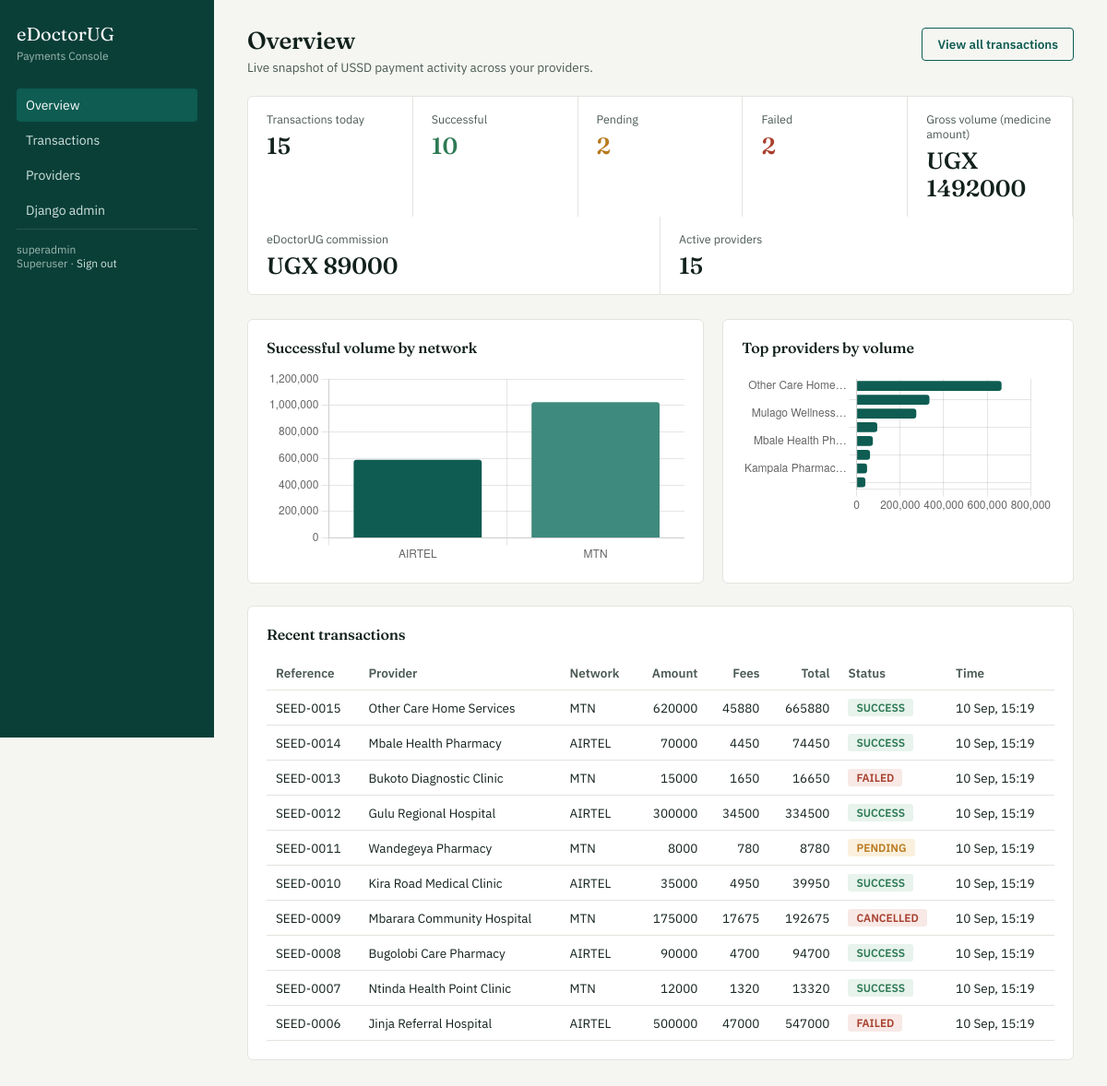
/api/ussd/ (signed in), run on the app's committed database.
### dashboard/models.py (models this page shows, shortened)
class Transaction(models.Model):
    reference_id = models.UUIDField(
        default=uuid.uuid4,
        editable=False,
        unique=True
    )
    payment_external_reference = models.CharField(
        max_length=64,
        unique=True
    )
    provider = models.ForeignKey(
        Provider,
        on_delete=models.PROTECT,
        related_name="transactions"
    )
    msisdn = models.CharField(max_length=15)
    network = models.CharField(
        max_length=10,
        choices=Network.choices
    )
    amount = models.DecimalField(
        max_digits=12,
        decimal_places=2,
        validators=[
            MinValueValidator(Decimal("1"))
        ],
        help_text=(
            "Medicine/item amount entered by customer, "
            "before fees."
        )
    )
    mm_fee = models.DecimalField(
        max_digits=10,
        decimal_places=2,
        default=Decimal("0.00")
    )
    edoctor_commission = models.DecimalField(
        max_digits=10,
        decimal_places=2,
        default=Decimal("0.00")
    )
    total_payable = models.DecimalField(
        max_digits=12,
        decimal_places=2
    )
    currency = models.CharField(
        max_length=3,
        default="UGX"
    )
    status = models.CharField(
        max_length=10,
        choices=TransactionStatus.choices,
        default=TransactionStatus.PENDING
    )
    payment_confirmation_reference = models.CharField(
        max_length=64,
        blank=True,
        null=True
    )
    settlement_status = models.CharField(
        max_length=15,
        choices=SettlementStatus.choices,
        default=SettlementStatus.PENDING
    )
    raw_callout_request = JSONTextField(
        blank=True,
        null=True,
        help_text="Raw mobile-money callout request stored as JSON text."
    )
    raw_ipn_payload = JSONTextField(
        blank=True,
        null=True,
        help_text="Raw IPN payload stored as JSON text."
    )
    created_at = models.DateTimeField(
        auto_now_add=True
    )
    updated_at = models.DateTimeField(
        auto_now=True
    )
    class Meta:
        ordering = ["-created_at"]
        indexes = [
            models.Index(fields=["status"]),
            models.Index(fields=["network"]),
            models.Index(fields=["created_at"]),
        ]

class Provider(models.Model):
    merchant_code = models.CharField(
        max_length=20,
        unique=True,
        db_index=True
    )
    name = models.CharField(max_length=255)
    category = models.CharField(
        max_length=20,
        choices=ProviderCategory.choices
    )
    mobile_number = models.CharField(
        max_length=15,
        help_text="Registered mobile-money number, e.g. 256772123456"
    )
    network = models.CharField(
        max_length=10,
        choices=Network.choices
    )
    merchant_type = models.CharField(
        max_length=15,
        choices=MerchantType.choices,
        default=MerchantType.INDIVIDUAL,
        help_text="Only relevant for MTN fee-band lookup."
    )
    commission_type = models.CharField(
        max_length=10,
        choices=CommissionType.choices,
        default=CommissionType.PERCENT
    )
    commission_value = models.DecimalField(
        max_digits=10,
        decimal_places=2,
        default=Decimal("0.00"),
        help_text=(
            "eDoctorUG's own commission: either UGX flat amount "
            "or percent, per commission_type."
        )
    )
    is_active = models.BooleanField(default=True)
    managed_by = models.ForeignKey(
        settings.AUTH_USER_MODEL,
        null=True,
        blank=True,
        on_delete=models.SET_NULL,
        related_name="providers",
        help_text=(
            "Admin user who manages this provider in the dashboard "
            "(for scoping non-superuser access)."
        )
    )
    created_at = models.DateTimeField(auto_now_add=True)
    updated_at = models.DateTimeField(auto_now=True)
    class Meta:
        ordering = ["name"]

### dashboard/views.py (the view)
class DashboardHomeView(StaffRequiredMixin, RoleScopedQuerysetMixin, TemplateView):
    template_name = "dashboard/home.html"
    def get_context_data(self, **kwargs):
        ctx = super().get_context_data(**kwargs)
        txns = self.scoped_transactions()
        today = timezone.localdate()
        successful = txns.filter(status=TransactionStatus.SUCCESS)
        ctx["kpi"] = {
            "total_transactions": txns.count(),
            "successful_transactions": successful.count(),
            "pending_transactions": txns.filter(status=TransactionStatus.PENDING).count(),
            "failed_transactions": txns.filter(status=TransactionStatus.FAILED).count(),
            "gross_volume": successful.aggregate(v=Sum("amount"))["v"] or Decimal("0"),
            "mm_fees": successful.aggregate(v=Sum("mm_fee"))["v"] or Decimal("0"),
            "edoctor_commission": successful.aggregate(v=Sum("edoctor_commission"))["v"] or Decimal("0"),
            "total_collected": successful.aggregate(v=Sum("total_payable"))["v"] or Decimal("0"),
            "today_transactions": txns.filter(created_at__date=today).count(),
            "active_providers": self.scoped_providers().filter(is_active=True).count(),
        }
        ctx["by_network"] = list(
            successful.values("network").annotate(count=Count("id"), volume=Sum("total_payable"))
        )
        ctx["by_provider"] = list(
            successful.values("provider__name").annotate(count=Count("id"), volume=Sum("total_payable"))
            .order_by("-volume")[:8]
        )
        ctx["recent_transactions"] = txns.order_by("-created_at")[:10]
        return ctx

### dashboard/models.py (called while the page is built)
    def from_db_value(self, value, expression, connection):
        if value is None or value == "":
            return None
        if isinstance(value, (dict, list)):
            return value
        try:
            return json.loads(value)
        except (TypeError, ValueError, json.JSONDecodeError):
            return value

### dashboard/views.py (called while the page is built)
    def test_func(self):
        user = self.request.user
        return user.is_superuser or user.groups.filter(name="Admin").exists()

    def scoped_providers(self):
        user = self.request.user
        if user.is_superuser:
            return Provider.objects.all()
        return Provider.objects.filter(managed_by=user)

    def scoped_transactions(self):
        user = self.request.user
        if user.is_superuser:
            return Transaction.objects.select_related("provider")
        return Transaction.objects.select_related("provider").filter(provider__managed_by=user)

### dashboard/templates/dashboard/home.html (shortened to what this page needs)
{% extends "dashboard/base.html" %}
{% block content %}
<div class="page-head">
  <div>
    <h1>Overview</h1>
    <p>Live snapshot of USSD payment activity across your providers.</p>
  </div>
  <a href="{% url 'dashboard:transactions' %}" class="btn secondary">View all transactions</a>
</div>
<div class="kpi-strip">
  <div class="kpi">
    <div class="kpi-label">Transactions today</div>
    <div class="kpi-value num">{{ kpi.today_transactions }}</div>
  </div>
  <div class="kpi">
    <div class="kpi-label">Successful</div>
    <div class="kpi-value num success">{{ kpi.successful_transactions }}</div>
  </div>
  <div class="kpi">
    <div class="kpi-label">Pending</div>
    <div class="kpi-value num amber">{{ kpi.pending_transactions }}</div>
  </div>
  <div class="kpi">
    <div class="kpi-label">Failed</div>
    <div class="kpi-value num danger">{{ kpi.failed_transactions }}</div>
  </div>
  <div class="kpi">
    <div class="kpi-label">Gross volume (medicine amount)</div>
    <div class="kpi-value num">UGX {{ kpi.gross_volume|floatformat:0 }}</div>
  </div>
  <div class="kpi">
    <div class="kpi-label">eDoctorUG commission</div>
    <div class="kpi-value num">UGX {{ kpi.edoctor_commission|floatformat:0 }}</div>
  </div>
  <div class="kpi">
    <div class="kpi-label">Active providers</div>
    <div class="kpi-value num">{{ kpi.active_providers }}</div>
  </div>
</div>
<div class="two-col">
  <div class="panel">
    <h2>Successful volume by network</h2>
    {% if by_network %}
      <canvas id="networkChart" height="140"></canvas>
    {% else %}
      <div class="empty-state">No successful transactions yet.</div>
    {% endif %}
  </div>
  <div class="panel">
    <h2>Top providers by volume</h2>
    {% if by_provider %}
      <canvas id="providerChart" height="140"></canvas>
    {% else %}
      <div class="empty-state">No successful transactions yet.</div>
    {% endif %}
  </div>
</div>
<div class="panel">
  <h2>Recent transactions</h2>
  {% if recent_transactions %}
  <table class="data">
    <thead>
      <tr>
        <th>Reference</th><th>Provider</th><th>Network</th>
        <th class="num">Amount</th><th class="num">Fees</th><th class="num">Total</th>
        <th>Status</th><th>Time</th>
      </tr>
    </thead>
    <tbody>
      {% for t in recent_transactions %}
      <tr>
        <td>{{ t.payment_external_reference }}</td>
        <td>{{ t.provider.name }}</td>
        <td>{{ t.network }}</td>
        <td class="num">{{ t.amount|floatformat:0 }}</td>
        <td class="num">{{ t.mm_fee|add:t.edoctor_commission|floatformat:0 }}</td>
        <td class="num">{{ t.total_payable|floatformat:0 }}</td>
        <td><span class="status-badge status-{{ t.status }}">{{ t.status }}</span></td>
        <td>{{ t.created_at|date:"d M, H:i" }}</td>
      </tr>
      {% endfor %}
    </tbody>
  </table>
  {% else %}
    <div class="empty-state">No transactions recorded yet. Once the USSD callout endpoint receives its first request, activity will show up here.</div>
  {% endif %}
</div>
{% endblock %}
{% block extra_scripts %}
<script>
  const tealShades = ['#0e5c52', '#3f8a7e', '#79b0a6', '#b8791e', '#a8402e'];
  {% if by_network %}
  new Chart(document.getElementById('networkChart'), {
    type: 'bar',
    data: {
      labels: [{% for n in by_network %}'{{ n.network }}',{% endfor %}],
      datasets: [{
        label: 'Volume (UGX)',
        data: [{% for n in by_network %}{{ n.volume|default:0 }},{% endfor %}],
        backgroundColor: tealShades,
        borderRadius: 3,
      }]
    },
    options: {
      plugins: { legend: { display: false } },
      scales: { y: { beginAtZero: true } }
    }
  });
  {% endif %}
  {% if by_provider %}
  new Chart(document.getElementById('providerChart'), {
    type: 'bar',
    data: {
      labels: [{% for p in by_provider %}'{{ p.provider__name|truncatechars:16 }}',{% endfor %}],
      datasets: [{
        label: 'Volume (UGX)',
        data: [{% for p in by_provider %}{{ p.volume|default:0 }},{% endfor %}],
        backgroundColor: '#0e5c52',
        borderRadius: 3,
      }]
    },
    options: {
      indexAxis: 'y',
      plugins: { legend: { display: false } },
      scales: { x: { beginAtZero: true } }
    }
  });
  {% endif %}
</script>
{% endblock %}

### dashboard/templates/dashboard/base.html (shortened to what this page needs)
{% load static %}
<!DOCTYPE html>
<html lang="en">
<head>
  <link rel="stylesheet" href="{% static 'dashboard/css/style.css' %}">
</head>
<body>
  <div class="shell">
    <aside class="sidebar">
      <div class="brand">eDoctorUG</div>
      <div class="brand-sub">Payments Console</div>
      <nav>
        <a href="{% url 'dashboard:home' %}" class="{% if request.resolver_match.url_name == 'home' %}active{% endif %}">Overview</a>
        <a href="{% url 'dashboard:transactions' %}" class="{% if request.resolver_match.url_name == 'transactions' %}active{% endif %}">Transactions</a>
        <a href="{% url 'dashboard:providers' %}" class="{% if 'provider' in request.resolver_match.url_name %}active{% endif %}">Providers</a>
        {% if request.user.is_superuser %}
        <a href="/admin/">Django admin</a>
        {% endif %}
      </nav>
      <div class="role-pill">
        {{ request.user.get_username }}<br>
        {% if request.user.is_superuser %}Superuser{% else %}Admin{% endif %}
        &middot; <a href="{% url 'dashboard:logout' %}" style="color:#cfe3de;">Sign out</a>
      </div>
    </aside>
    <main class="main">
      {% block content %}{% endblock %}
    </main>
  </div>
  {% block extra_scripts %}{% endblock %}
</body>
</html>

### dashboard/static/dashboard/css/style.css (style rules this page uses)
:root { --bg: #f5f6f2; --surface: #ffffff; --ink: #12211c; --ink-soft: #4b5a53; --primary: #0e5c52; --primary-dark: #0a3f38; --amber: #b8791e; --amber-bg: #fbf0dd; --success: #2e7a54; --success-bg: #e7f3ec; --danger: #a8402e; --danger-bg: #f8e9e6; --border: #e2e5de; --sidebar-width: 232px; }
* { box-sizing: border-box; }
body { background: var(--bg); color: var(--ink); font-family: "IBM Plex Sans", -apple-system, BlinkMacSystemFont, sans-serif; font-size: 14.5px; margin: 0; }
h1, h2, h3, .display-font { font-family: "Fraunces", Georgia, serif; font-weight: 560; letter-spacing: -0.01em; color: var(--ink); }
a { color: var(--primary); text-decoration: none; }
.num, table td.num, .kpi-value { font-variant-numeric: tabular-nums; }
.shell { display: flex; min-height: 100vh; }
.sidebar { width: var(--sidebar-width); flex-shrink: 0; background: var(--primary-dark); color: #dce9e5; padding: 24px 18px; position: sticky; top: 0; height: 100vh; overflow-y: auto; }
.sidebar .brand { font-family: "Fraunces", serif; font-size: 20px; color: #fff; margin-bottom: 4px; }
.sidebar .brand-sub { font-size: 12px; color: #9db9b1; margin-bottom: 28px; }
.sidebar nav a { display: block; color: #cfe3de; padding: 9px 10px; border-radius: 4px; margin-bottom: 2px; font-size: 14px; }
.sidebar nav a.active { background: var(--primary); color: #fff; }
.sidebar .role-pill { margin-top: auto; font-size: 12px; color: #9db9b1; border-top: 1px solid rgba(255,255,255,0.12); padding-top: 14px; }
.main { flex: 1; min-width: 0; padding: 28px 36px 60px; }
.page-head { display: flex; align-items: baseline; justify-content: space-between; margin-bottom: 22px; flex-wrap: wrap; gap: 10px; }
.page-head h1 { font-size: 26px; margin: 0; }
.page-head p { margin: 4px 0 0; color: var(--ink-soft); font-size: 13.5px; }
.kpi-strip { display: flex; flex-wrap: wrap; background: var(--surface); border: 1px solid var(--border); border-radius: 6px; margin-bottom: 26px; }
.kpi { flex: 1 1 160px; padding: 16px 20px; border-right: 1px solid var(--border); }
.kpi:last-child { border-right: none; }
.kpi-label { font-size: 12.5px; color: var(--ink-soft); margin-bottom: 6px; }
.kpi-value { font-family: "Fraunces", serif; font-size: 25px; font-weight: 560; }
.kpi-value.success { color: var(--success); }
.kpi-value.amber { color: var(--amber); }
.kpi-value.danger { color: var(--danger); }
.panel { background: var(--surface); border: 1px solid var(--border); border-radius: 6px; padding: 20px; margin-bottom: 24px; }
.panel h2 { font-size: 16px; margin: 0 0 14px; }
.two-col { display: grid; grid-template-columns: 1.3fr 1fr; gap: 20px; }
table.data { width: 100%; border-collapse: collapse; font-size: 13.5px; }
table.data th { text-align: left; font-weight: 600; color: var(--ink-soft); border-bottom: 1px solid var(--border); padding: 9px 10px; white-space: nowrap; }
table.data td { padding: 9px 10px; border-bottom: 1px solid var(--border); vertical-align: middle; }
table.data td.num, table.data th.num { text-align: right; }
.status-badge { display: inline-block; padding: 2px 9px; border-radius: 3px; font-size: 12px; font-weight: 600; }
.status-SUCCESS { background: var(--success-bg); color: var(--success); }
.status-PENDING { background: var(--amber-bg); color: var(--amber); }
.status-FAILED, .status-CANCELLED { background: var(--danger-bg); color: var(--danger); }
.btn { display: inline-block; padding: 8px 16px; border-radius: 4px; border: 1px solid var(--primary); background: var(--primary); color: #fff; font-size: 13.5px; font-weight: 600; cursor: pointer; text-decoration: none; }
.btn.secondary { background: transparent; color: var(--primary); }

### data on the page
Transaction: payment_external_reference "SEED-0015", provider.name "Other Care Home Services", network "MTN", amount "620000", mm_fee|add "45880", total_payable "665880", status "SUCCESS", created_at "10 Sep, 15:19"
Transaction: payment_external_reference "SEED-0014", provider.name "Mbale Health Pharmacy", network "AIRTEL", amount "70000", mm_fee|add "4450", total_payable "74450", status "SUCCESS", created_at "10 Sep, 15:19"
Transaction: payment_external_reference "SEED-0013", provider.name "Bukoto Diagnostic Clinic", network "MTN", amount "15000", mm_fee|add "1650", total_payable "16650", status "FAILED", created_at "10 Sep, 15:19"
Transaction: payment_external_reference "SEED-0012", provider.name "Gulu Regional Hospital", network "AIRTEL", amount "300000", mm_fee|add "34500", total_payable "334500", status "SUCCESS", created_at "10 Sep, 15:19"
Transaction: payment_external_reference "SEED-0011", provider.name "Wandegeya Pharmacy", network "MTN", amount "8000", mm_fee|add "780", total_payable "8780", status "PENDING", created_at "10 Sep, 15:19"
Transaction: payment_external_reference "SEED-0010", provider.name "Kira Road Medical Clinic", network "AIRTEL", amount "35000", mm_fee|add "4950", total_payable "39950", status "SUCCESS", created_at "10 Sep, 15:19"
Transaction: payment_external_reference "SEED-0009", provider.name "Mbarara Community Hospital", network "MTN", amount "175000", mm_fee|add "17675", total_payable "192675", status "CANCELLED", created_at "10 Sep, 15:19"
Transaction: payment_external_reference "SEED-0008", provider.name "Bugolobi Care Pharmacy", network "AIRTEL", amount "90000", mm_fee|add "4700", total_payable "94700", status "SUCCESS", created_at "10 Sep, 15:19"
Transaction: payment_external_reference "SEED-0007", provider.name "Ntinda Health Point Clinic", network "MTN", amount "12000", mm_fee|add "1320", total_payable "13320", status "SUCCESS", created_at "10 Sep, 15:19"
Transaction: payment_external_reference "SEED-0006", provider.name "Jinja Referral Hospital", network "AIRTEL", amount "500000", mm_fee|add "47000", total_payable "547000", status "FAILED", created_at "10 Sep, 15:19"

### other printed values
{{ request.user.get_username }} "superadmin"
{{ kpi.today_transactions }} "15"
{{ kpi.successful_transactions }} "10"
{{ kpi.pending_transactions }} "2"
{{ kpi.failed_transactions }} "2"
{{ kpi.gross_volume|floatformat:0 }} "1492000"
{{ kpi.edoctor_commission|floatformat:0 }} "89000"
{{ kpi.active_providers }} "15"
chart data {{ n.network }} AIRTEL, MTN
chart data {{ n.volume|default:0 }} 591400, 1025640
chart data {{ p.volume|default:0 }} 665880, 334500, 274000, 94700, 74450, 61340, 47800, 39950
